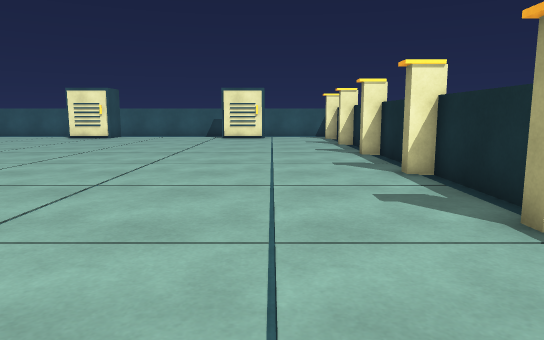
[1] (above)

17 first-person views from a walk through a 3-D level made in the Unity game engine. The camera is 1.2 m above the floor, tilts 8° down and sees 70° across. The floor is counted in squares, 1 m on a side. Each view is taken from the middle of a square. On the plan, view 1 faces up. The plan holds only what a view shows up to about 15 squares ahead; the rest is blank. The player character is not drawn. Some animated figures are left out.

[2]
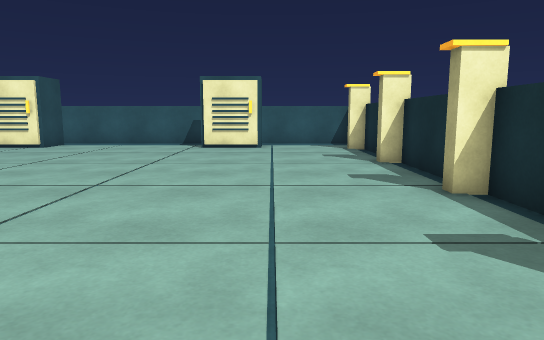

[3]
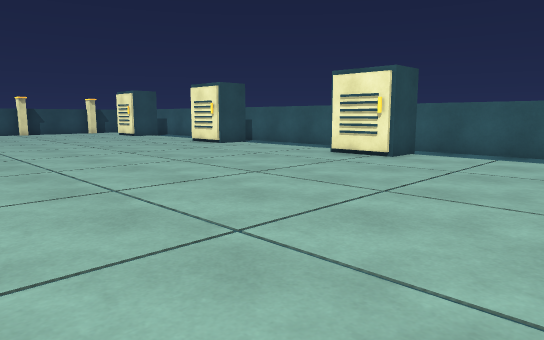

[4]
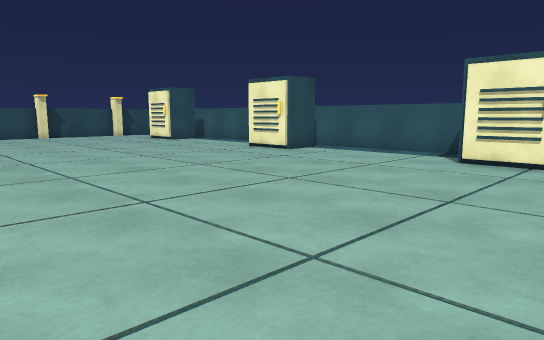

[5]
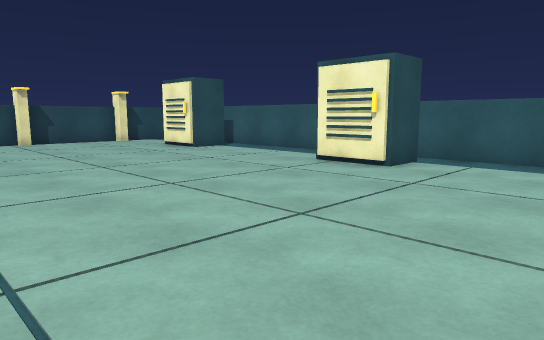

[6]
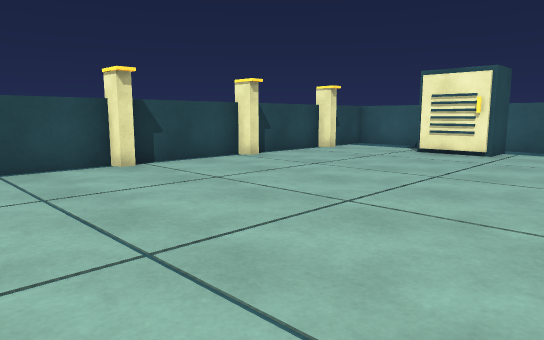

[7]
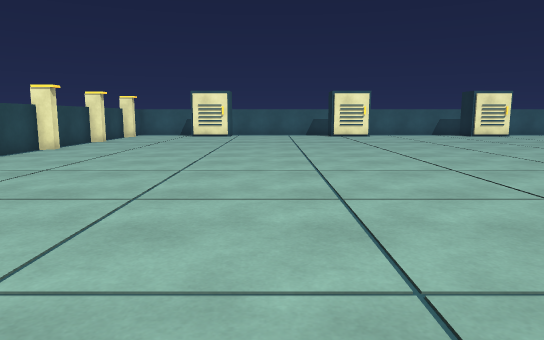

[8]
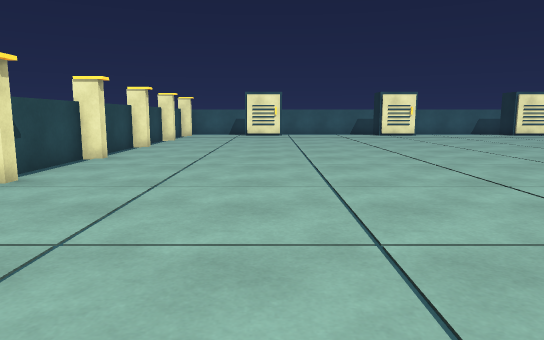

[9]
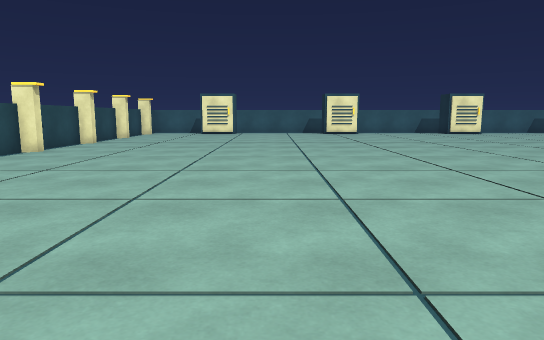

[10]
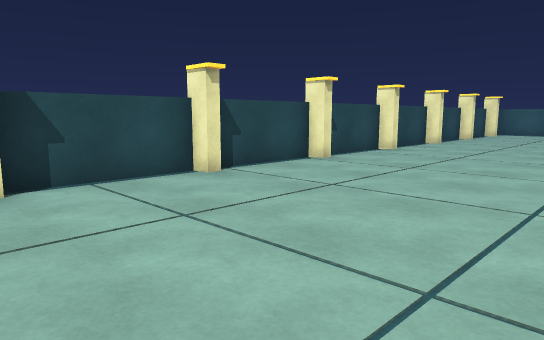

[11]
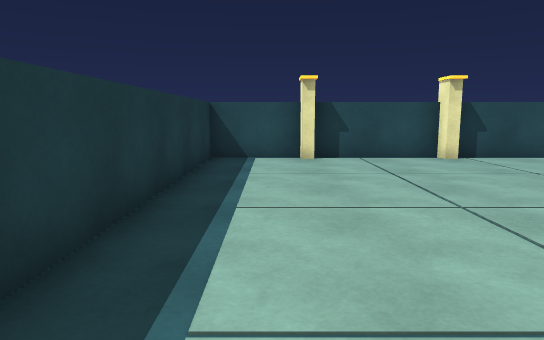

[12]
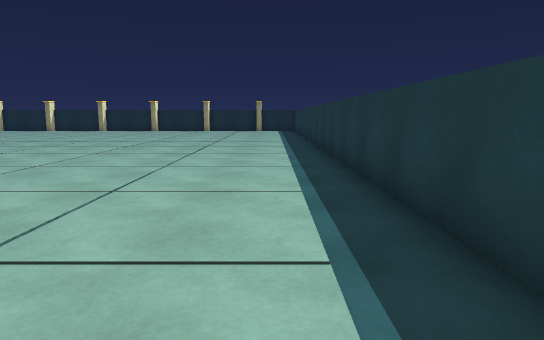

[13]
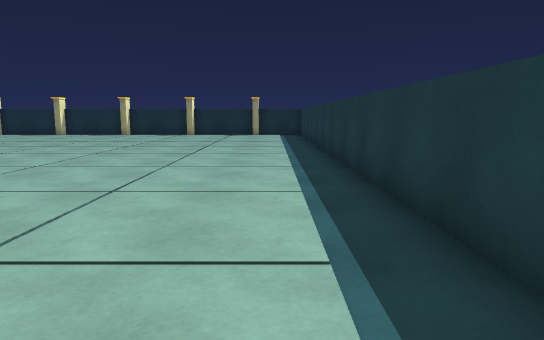

[14]
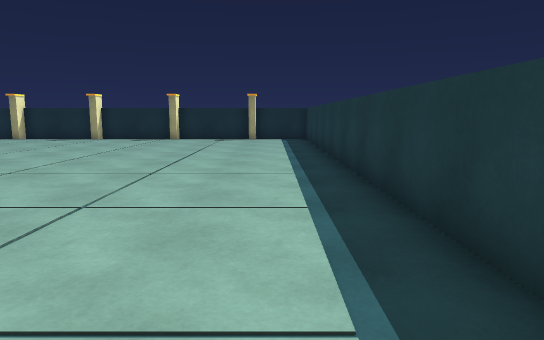

[15]
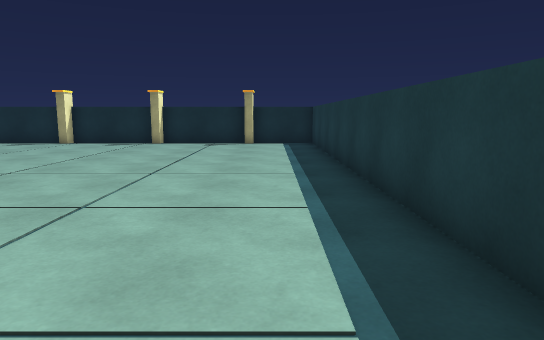

[16]
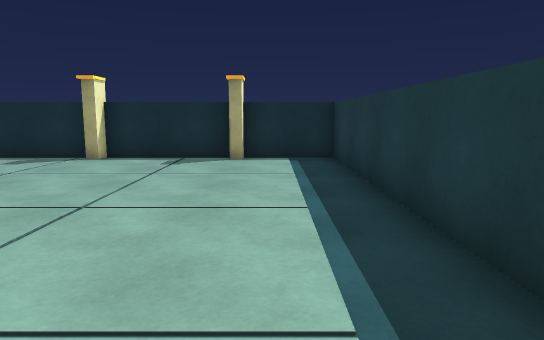

[17]
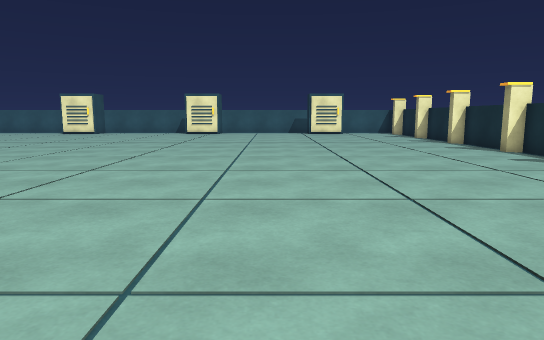

### Floor plan
Points are (right, up) in squares from view 1. A wall is a line through its corners. A room is listed if a view was taken in it or the views show most of it. See-through windows are left out.
Room 1 (views 1, 2, 3, 4, 5, 6, 7, 8, 9, 10, 11, 12, 13, 14, 15, 16, 17)
walls: (-16.5, 20.2) (-18.5, 20.2); (-8.5, 20.2) (-10.5, 20.2); (-11.4, 22.8) (-17, 22.8); (-29.7, 8.2) (-29.7, 7.8); (-24.5, 20.2) (-26.5, 20.2); (-29.7, 4.2) (-29.7, 3.8); (-20.5, 22.8) (-24.8, 22.8); (-29.7, 12.2) (-29.7, 11.8); (-30.3, 7.8) (-30.3, 4.9); (-30.3, 11.8) (-30.3, 9); (2.8, 7.8) (2.8, 8.2); (-30.3, 3.8) (-30.3, 0.4); (-5.2, 22.8) (-9, 22.8); (2.8, 11.8) (2.8, 12.2); (2.8, 3.8) (2.8, 4.2); (3.3, 9) (3.3, 11.8); (-29.7, 0.2) (-29.7, -0.2); (3.3, 5) (3.3, 7.8); (-29.7, 16.2) (-29.7, 15.8); (-30.3, 15.8) (-30.3, 12.4); (3.3, 13.4) (3.3, 15.8); (-0.5, 20.2) (-2.5, 20.2); (-30.3, -0.2) (-30.3, -3.9); (2.8, 15.8) (2.8, 16.2); (2.8, -0.2) (2.8, 0.2); (3.3, 0.4) (3.3, 3); (-29.7, -3.8) (-29.7, -4.2); (-29.7, 20.2) (-29.7, 19.8); (3.3, 18.1) (3.3, 19.8); (-30.3, 19.8) (-30.3, 16.6); (-30.3, -4.2) (-30.3, -6.8) (3.3, -6.8) (3.3, -4.2); (2.8, 19.8) (2.8, 20.2); (2.8, -4.2) (2.8, -3.8); (3.3, -3.9) (3.3, -0.2)
objects: other object (-26, 21) to (-25, 22); other object (-18, 21) to (-17, 22); other object (-10, 21) to (-9, 22); other object (-2, 21) to (-1, 22)

Positions as (right, up) in squares from view 1, and headings:
1: (0, 0), facing up
2: (0, 6), facing up
3: (-3, 10), facing up-left
4: (-7, 10), facing up-left
5: (-12, 12), facing up-left
6: (-21, 8), facing up-left
7: (-22, -2), facing up
8: (-25, -3), facing up
9: (-22, -5), facing up
10: (-23, -5), facing up-left
11: (-19, -5), facing left
12: (-27, -5), facing right
13: (-21, -5), facing right
14: (-17, -5), facing right
15: (-14, -5), facing right
16: (-8, -5), facing right
17: (-5, -5), facing up
